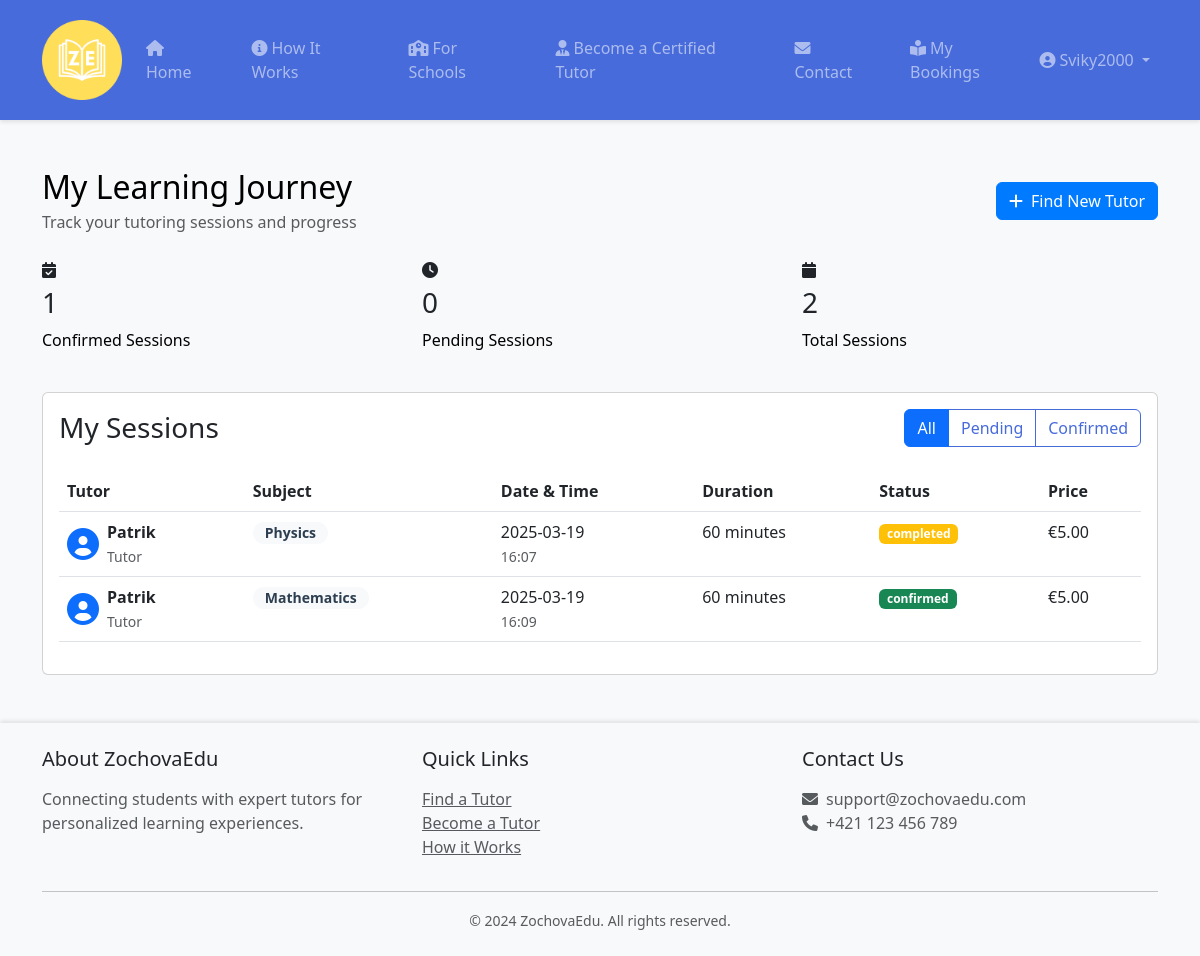
The app's page /student_dashboard (signed in) with its own data.
### models.py (models this page shows, shortened)
class User(UserMixin, db.Model):
    id = db.Column(db.Integer, primary_key=True)
    username = db.Column(db.String(80), unique=True, nullable=False)
    email = db.Column(db.String(120), unique=True, nullable=False)
    password_hash = db.Column(db.String(128))
    is_tutor = db.Column(db.Boolean, default=False)
    tutor_profile = db.relationship('TutorProfile', backref='user', uselist=False)
    bookings_as_student = db.relationship('Booking', backref='student',
                                        foreign_keys='Booking.student_id')
    ratings_given = db.relationship('Rating', backref='student',
                                  foreign_keys='Rating.student_id')

class Booking(db.Model):
    id = db.Column(db.Integer, primary_key=True)
    student_id = db.Column(db.Integer, db.ForeignKey('user.id'))
    tutor_id = db.Column(db.Integer, db.ForeignKey('tutor_profile.id'))
    subject_id = db.Column(db.Integer, db.ForeignKey('subject.id'))
    date_time = db.Column(db.DateTime, nullable=False)
    duration = db.Column(db.Integer, nullable=False)  # in minutes
    status = db.Column(db.String(20), default='pending')  # pending, confirmed, cancelled, completed
    created_at = db.Column(db.DateTime, default=datetime.utcnow)
    subject = db.relationship('Subject')

class Subject(db.Model):
    id = db.Column(db.Integer, primary_key=True)
    name = db.Column(db.String(100), nullable=False, unique=True)
    description = db.Column(db.Text, nullable=True)

class TutorProfile(db.Model):
    id = db.Column(db.Integer, primary_key=True)
    user_id = db.Column(db.Integer, db.ForeignKey('user.id'))
    hourly_rate = db.Column(db.Float, nullable=False)
    bio = db.Column(db.Text)
    profile_photo = db.Column(db.String(255), nullable=True, default='default_profile.jpg')
    subjects = db.relationship('Subject', secondary='tutor_subjects',
                             backref=db.backref('tutor_profiles', lazy='select'))
    bookings = db.relationship('Booking', backref='tutor_profile',
                             foreign_keys='Booking.tutor_id', lazy='dynamic')
    ratings = db.relationship('Rating', backref='tutor_profile',
                            foreign_keys='Rating.tutor_profile_id')

### app.py (the view)
@app.route('/student_dashboard')
@login_required
def student_dashboard():
    bookings = current_user.bookings_as_student
    return render_template('student_dashboard.html', bookings=bookings)

### app.py (called while the page is built)
@login_manager.user_loader
def load_user(id):
    return User.query.get(int(id))

### templates/student_dashboard.html (shortened to what this page needs)
{% extends "base.html" %}
{% block content %}
<div class="container py-5">
    <div class="row mb-4">
        <div class="col-md-12">
            <div class="d-flex justify-content-between align-items-center">
                <div>
                    <h2 class="mb-1">My Learning Journey</h2>
                    <p class="text-muted mb-0">Track your tutoring sessions and progress</p>
                </div>
                <a href="{{ url_for('index') }}" class="btn btn-primary">
                    <i class="fas fa-plus me-2"></i>Find New Tutor
                </a>
            </div>
        </div>
    </div>
    <div class="row mb-4">
        <div class="col-md-4">
            <div class="stats-card">
                <i class="fas fa-calendar-check mb-2"></i>
                <h3>{{ bookings|selectattr('status', 'equalto', 'confirmed')|list|length }}</h3>
                <p>Confirmed Sessions</p>
            </div>
        </div>
        <div class="col-md-4">
            <div class="stats-card">
                <i class="fas fa-clock mb-2"></i>
                <h3>{{ bookings|selectattr('status', 'equalto', 'pending')|list|length }}</h3>
                <p>Pending Sessions</p>
            </div>
        </div>
        <div class="col-md-4">
            <div class="stats-card">
                <i class="fas fa-calendar mb-2"></i>
                <h3>{{ bookings|length }}</h3>
                <p>Total Sessions</p>
            </div>
        </div>
    </div>
    <div class="row">
        <div class="col-md-12">
            <div class="card">
                <div class="card-body">
                    <div class="d-flex justify-content-between align-items-center mb-4">
                        <h3 class="card-title mb-0">My Sessions</h3>
                        <div class="btn-group">
                            <button type="button" class="btn btn-outline-primary active" data-filter="all">All</button>
                            <button type="button" class="btn btn-outline-primary" data-filter="pending">Pending</button>
                            <button type="button" class="btn btn-outline-primary" data-filter="confirmed">Confirmed</button>
                        </div>
                    </div>
                    {% if bookings %}
                        <div class="table-responsive">
                            <table class="table table-hover">
                                <thead>
                                    <tr>
                                        <th>Tutor</th>
                                        <th>Subject</th>
                                        <th>Date & Time</th>
                                        <th>Duration</th>
                                        <th>Status</th>
                                        <th>Price</th>
                                    </tr>
                                </thead>
                                <tbody>
                                    {% for booking in bookings %}
                                    <tr class="booking-row" data-status="{{ booking.status }}">
                                        <td>
                                            <div class="d-flex align-items-center">
                                                <i class="fas fa-user-circle fa-2x text-primary me-2"></i>
                                                <div>
                                                    <div class="fw-bold">{{ booking.tutor_profile.user.username }}</div>
                                                    <small class="text-muted">Tutor</small>
                                                </div>
                                            </div>
                                        </td>
                                        <td>
                                            <span class="badge subject-badge">
                                                {{ booking.subject.name }}
                                            </span>
                                        </td>
                                        <td>
                                            <div>{{ booking.date_time.strftime('%Y-%m-%d') }}</div>
                                            <small class="text-muted">{{ booking.date_time.strftime('%H:%M') }}</small>
                                        </td>
                                        <td>{{ booking.duration }} minutes</td>
                                        <td>
                                            <span class="badge {% if booking.status == 'confirmed' %}bg-success
                                                           {% elif booking.status == 'cancelled' %}bg-danger
                                                           {% else %}bg-warning{% endif %}">
                                                {{ booking.status }}
                                            </span>
                                        </td>
                                        <td>
                                            €{{ "%.2f"|format(booking.tutor_profile.hourly_rate * booking.duration / 60) }}
                                        </td>
                                    </tr>
                                    {% endfor %}
                                </tbody>
                            </table>
                        </div>
                    {% endif %}
                </div>
            </div>
        </div>
    </div>
</div>
{% endblock %}

### templates/base.html (shortened to what this page needs)
<!DOCTYPE html>
<html lang="en">
<head>
    <link href="https://cdn.jsdelivr.net/npm/bootstrap@5.3.0/dist/css/bootstrap.min.css" rel="stylesheet">
    <link rel="stylesheet" href="https://cdnjs.cloudflare.com/ajax/libs/font-awesome/6.0.0/css/all.min.css">
    <link rel="stylesheet" href="{{ url_for('static', filename='css/style.css') }}">
</head>
<body>
    <div class="content-wrapper">
        <nav class="navbar navbar-expand-lg navbar-dark">
            <div class="container">
                <a class="navbar-brand fw-bold" href="{{ url_for('index') }}">
                    <img src="{{ url_for('static', filename='images/logo1.png') }}" alt="Logo" style="height: 80px" >
                </a>
                <div class="collapse navbar-collapse" id="navbarNav">
                    <ul class="navbar-nav me-auto gap-4">
                        <li class="nav-item">
                            <a class="nav-link" href="{{ url_for('index') }}">
                                <i class="fas fa-home me-1"></i>Home
                            </a>
                        </li>
                        <li class="nav-item">
                            <a class="nav-link" href="{{ url_for('how_it_works') }}">
                                <i class="fas fa-info-circle me-1"></i>How It Works
                            </a>
                        </li>
                        <li class="nav-item">
                            <a class="nav-link" href="{{ url_for('for_schools') }}">
                                <i class="fas fa-school me-1"></i>For Schools
                            </a>
                        </li>
                        <li class="nav-item">
                            <a class="nav-link" href="{{ url_for('become_tutor') }}">
                                <i class="fas fa-user-tie me-1"></i>Become a Certified Tutor
                            </a>
                        </li>
                        <li class="nav-item">
                            <a class="nav-link" href="{{ url_for('contact') }}">
                                <i class="fas fa-envelope me-1"></i>Contact
                            </a>
                        </li>
                        {% if current_user.is_authenticated %}
                            {% if current_user.is_tutor %}
                                <li class="nav-item">
                                    <a class="nav-link" href="{{ url_for('tutor_dashboard') }}">
                                        <i class="fas fa-chalkboard-teacher me-1"></i>Tutor Dashboard
                                    </a>
                                </li>
                            {% else %}
                                <li class="nav-item">
                                    <a class="nav-link" href="{{ url_for('student_dashboard') }}">
                                        <i class="fas fa-book-reader me-1"></i>My Bookings
                                    </a>
                                </li>
                            {% endif %}
                        {% endif %}
                    </ul>
                    <ul class="navbar-nav">
                        {% if current_user.is_authenticated %}
                            <li class="nav-item dropdown">
                                <a class="nav-link dropdown-toggle" href="#" id="navbarDropdown" role="button" data-bs-toggle="dropdown">
                                    <i class="fas fa-user-circle me-1"></i>{{ current_user.username }}
                                </a>
                            </li>
                        {% endif %}
                    </ul>
                </div>
            </div>
        </nav>
        {% block content %}{% endblock %}
    </div>
    <footer class="footer py-4 bg-light">
        <div class="container">
            <div class="row">
                <div class="col-md-4">
                    <h5 class="mb-3">About ZochovaEdu</h5>
                    <p class="text-muted">Connecting students with expert tutors for personalized learning experiences.</p>
                </div>
                <div class="col-md-4">
                    <h5 class="mb-3">Quick Links</h5>
                    <ul class="list-unstyled">
                        <li><a href="#" class="text-muted">Find a Tutor</a></li>
                        <li><a href="#" class="text-muted">Become a Tutor</a></li>
                        <li><a href="#" class="text-muted">How it Works</a></li>
                    </ul>
                </div>
                <div class="col-md-4">
                    <h5 class="mb-3">Contact Us</h5>
                    <ul class="list-unstyled text-muted">
                        <li><i class="fas fa-envelope me-2"></i>support@zochovaedu.com</li>
                        <li><i class="fas fa-phone me-2"></i>+421 123 456 789</li>
                    </ul>
                </div>
            </div>
            <hr>
            <div class="text-center text-muted">
                <small>&copy; 2024 ZochovaEdu. All rights reserved.</small>
            </div>
        </div>
    </footer>
</body>
</html>

### static/css/style.css (style rules this page uses)
:root { --primary-color: #476bda; --secondary-color: #2e59d9; --success-color: #1cc88a; --warning-color: #f6c23e; --danger-color: #e74a3b; --light-gray: #f8f9fa; --dark-gray: #2c3e50; }
body { background-color: var(--light-gray); min-height: 100vh; display: flex; flex-direction: column; }
.content-wrapper { flex: 1 0 auto; }
.footer { flex-shrink: 0; }
.navbar { background-color: var(--primary-color); box-shadow: 0 2px 4px rgba(0,0,0,.1); padding: 1rem 0; }
.navbar-brand { font-size: 0.4rem; font-family: Arial, sans-serif; font-weight: 250; padding: 0.25rem 0; }
.subject-badge { display: inline-block; padding: 0.25rem 0.75rem; background: var(--light-gray); color: var(--dark-gray); border-radius: 1rem; margin-right: 0.5rem; margin-bottom: 0.5rem; font-size: 0.875rem; }
.btn-primary { background-color: var(--primary-color); border-color: var(--primary-color); }
.btn-outline-primary { color: var(--primary-color); border-color: var(--primary-color); }
.footer { background-color: white; box-shadow: 0 -2px 4px rgba(0,0,0,.1); }
.btn-primary { background-color: #007bff; border-color: #007bff; }
.container p, .container h2 { color: #000000; }

### records on screen
User: username "Sviky2000"
Booking: tutor_profile.user.username "Patrik", subject.name "Physics", date_time "2025-03-19", date_time "16:07", duration "60", status "completed"
TutorProfile: booking.tutor_profile.hourly_rate*booking.duration/60 "5.00"
Booking: tutor_profile.user.username "Patrik", subject.name "Mathematics", date_time "2025-03-19", date_time "16:09", duration "60", status "confirmed"

### other values on screen
{{ bookings|selectattr('status', 'equalto', 'confirmed')|list|length }} "1"
{{ bookings|selectattr('status', 'equalto', 'pending')|list|length }} "0"
{{ bookings|length }} "2"
